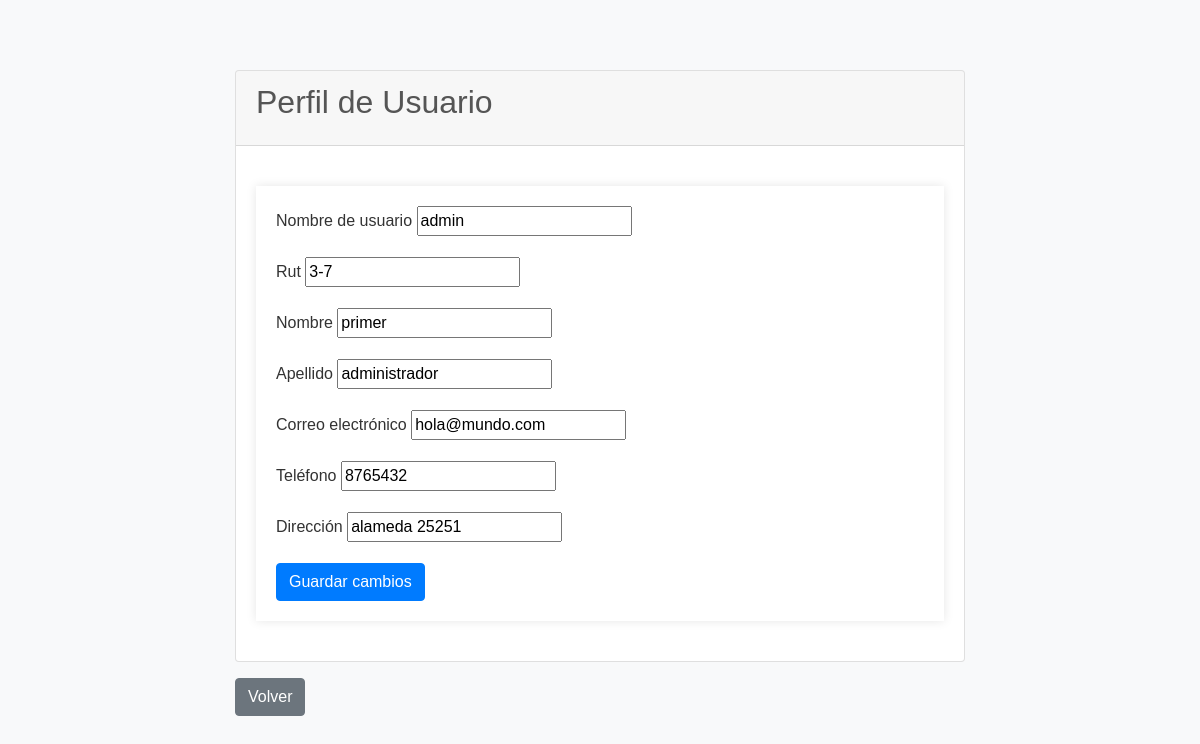
Screenshot of /processes/profile/ (signed in) with the database file from the repository.
### processes/models.py (models this page shows, shortened)
class CustomUser(AbstractUser):
    is_client = models.BooleanField(default=False)
    is_admin = models.BooleanField(default=False)
    nombre = models.CharField(max_length=100, blank=True, null=True)
    apellido = models.CharField(max_length=100, blank=True, null=True)
    rut = models.CharField(max_length=20, blank=True, null=True)
    telefono = models.CharField(max_length=20, blank=True, null=True)
    direccion = models.CharField(max_length=255, blank=True, null=True)

### processes/views.py (the view)
# urls.py: path('profile/', views.profile_view, name='profile'),
def profile_view(request):
    user = request.user  # Obtener el usuario actualmente autenticado
    if request.method == 'POST':
        form = UserProfileForm(request.POST, instance=user)
        if form.is_valid():
            form.save()
            messages.success(request, 'Perfil actualizado correctamente.')
            return redirect('profile')
        else:
            messages.error(request, 'Por favor corrige los errores a continuación.')
    else:
        form = UserProfileForm(instance=user)
    context = {
        'form': form,
        'user': user,
    }
    return render(request, 'processes/profile.html', context)

### processes/forms.py
class UserProfileForm(forms.ModelForm):
    class Meta:
        model = CustomUser
        fields = ['username', 'email', 'telefono', 'direccion', 'nombre', 'apellido', 'rut']

### processes/templates/processes/profile.html (shortened to what this page needs)
<!DOCTYPE html>
<html lang="es">
<head>
    {% load static %}
    <link href="https://maxcdn.bootstrapcdn.com/bootstrap/4.5.2/css/bootstrap.min.css" rel="stylesheet">
    <link rel="stylesheet" type="text/css" href="{% static 'style.css' %}">
</head>
<body>
    <div class="container">
        <div class="row justify-content-center mt-4">
            <div class="col-md-8">
                <div class="card">
                    <div class="card-header">
                        <h2 class="card-title">Perfil de Usuario</h2>
                    </div>
                    <div class="card-body">
                        <form method="POST">
                            <div class="form-group">
                                <label for="id_username">Nombre de usuario</label>
                                {{ form.username }}
                            </div>
                            <div class="form-group">
                                <label for="id_rut">Rut</label>
                                {{ form.rut }}
                            </div>
                            <div class="form-group">
                                <label for="id_nombre">Nombre</label>
                                {{ form.nombre }}
                            </div>
                            <div class="form-group">
                                <label for="id_apellido">Apellido</label>
                                {{ form.apellido }}
                            </div>
                            <div class="form-group">
                                <label for="id_email">Correo electrónico</label>
                                {{ form.email }}
                            </div>
                            <div class="form-group">
                                <label for="id_telefono">Teléfono</label>
                                {{ form.telefono }}
                            </div>
                            <div class="form-group">
                                <label for="id_direccion">Dirección</label>
                                {{ form.direccion }}
                            </div>
                            <button type="submit" class="btn btn-primary">Guardar cambios</button>
                        </form>
                    </div>
                </div>
            </div>
        </div>
        <div class="row justify-content-center mt-3">
            <div class="col-md-8">
                <a href="{% url 'admin_dashboard' %}" class="btn btn-secondary">Volver</a>
            </div>
        </div>
    </div>
</body>
</html>

### static/style.css (style rules this page uses)
body { font-family: Arial, sans-serif; background-color: #f8f9fa; color: #333; padding: 20px; }
.container { margin-top: 50px; }
h2 { margin-bottom: 20px; color: #555; }
form { padding: 20px; margin: 20px 0; box-shadow: 0 0 10px rgba(0, 0, 0, 0.1); }
button { background: #007bff; color: #fff; padding: 10px; border: none; cursor: pointer; }

### rows the page displays
CustomUser: username "admin", rut "3-7", nombre "primer", apellido "administrador", email "hola@mundo.com", telefono "8765432", direccion "alameda 25251"
